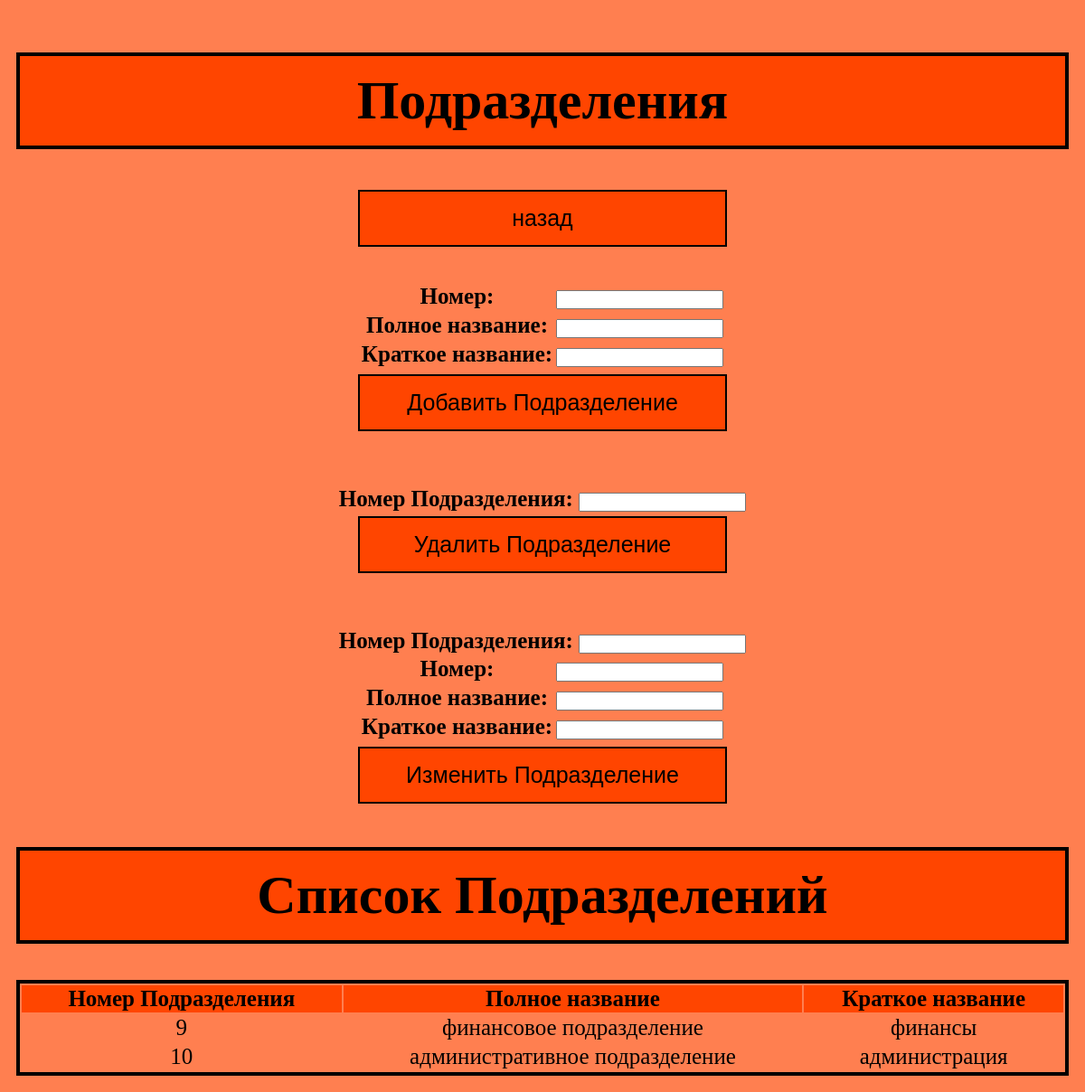
/division/, run on an earlier commit of the app's database.
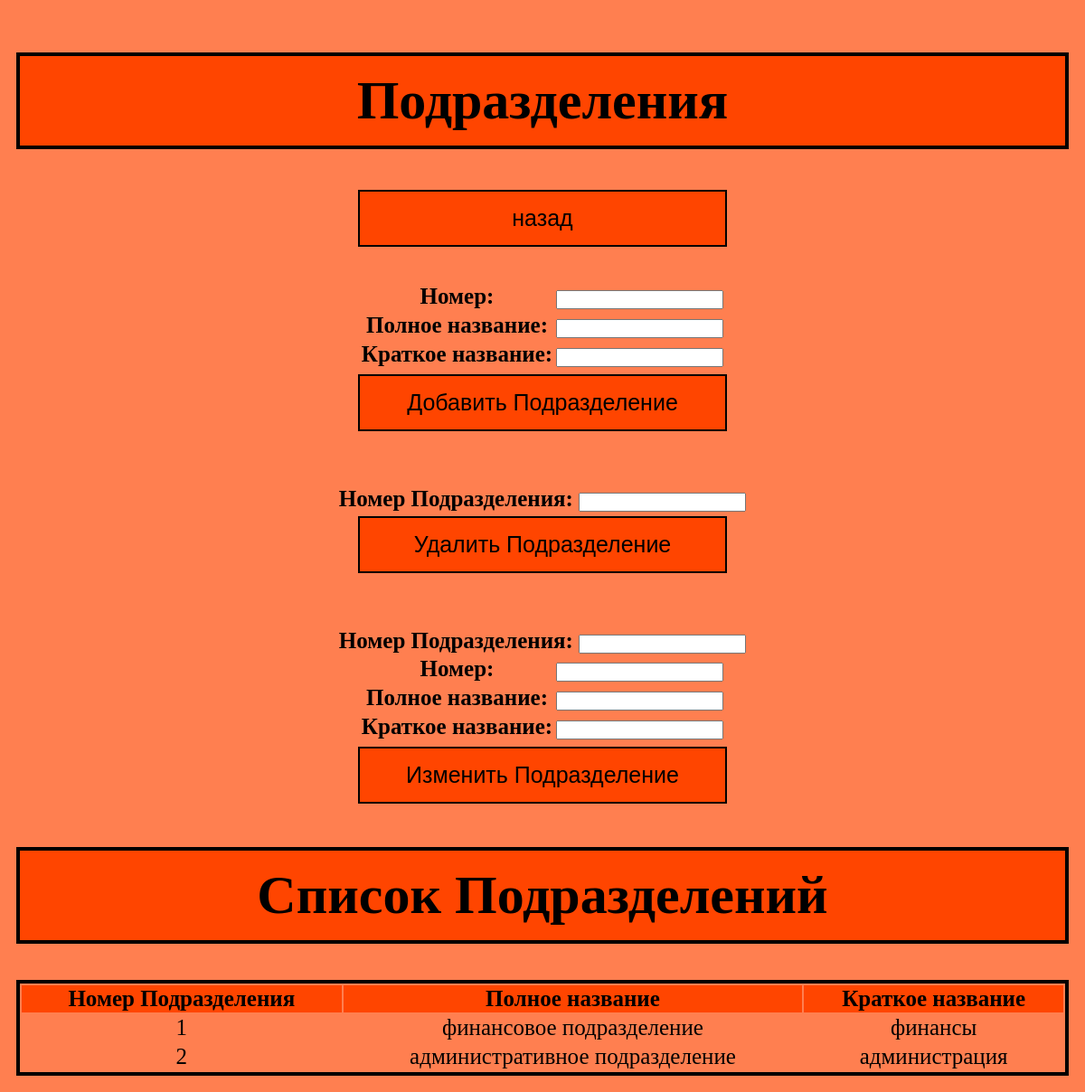
And on a later commit of the database.
### accounting/models.py (models this page shows)
class division(models.Model):
    id = models.IntegerField(primary_key=True)
    full_name = models.CharField(max_length=45)
    abbreviated_name = models.CharField(max_length=45)
    objects = models.Manager()

### accounting/views.py (the view)
# urls.py: path('division/', views.index_division, name='division'),
def index_division(request):
    form_ex = Adddivision()
    data = division.objects.all()
    return render(request, "accounting/Template_division.html", {"form":form_ex, "data_show":data})

### accounting/forms.py
class Adddivision(forms.Form):
    id = forms.IntegerField(label="Номер")
    full_name = forms.CharField(label="Полное название")
    abbreviated_name = forms.CharField(label="Краткое название")

### templates/accounting/Template_division.html (shortened to what this page needs)
<!DOCTYPE html>
<html>
<head>
</head>
<body class="container">
    <div id="header" >
        <h1 align="center">Подразделения</h1>
        <h3 align="center"><a href = "{% url 'home' %}"><button class = 'button'>назад</button></a></h3>
    </div>
<table  align="center">
    <tr>
        <th align="center" >
    <form method="POST" action="addb/">
        <table>
            {{ form }}
        </table>
        <input class="button" type="submit" value="Добавить Подразделение">
    </form>
    <br>
    <br>
    <form method="POST" action="delb/">
        <label> Номер Подразделения: </label>
        <input class = 'myfield' type= "number" name="delname" ><br>
        <input class="button" type= "submit" value="Удалить Подразделение">
    </form>
    <br>
    <br>
    <form method="POST" action="upb/">
        <label> Номер Подразделения: </label>
        <input class = 'myfield' type= "number" name="upname"><br>
        <table>
            {{ form }}
        </table>
        <input class="button" type= "submit" value="Изменить Подразделение">
    </form>
    </table>
    <th align="center" width="50%">
        <h1 align="center"> Список Подразделений</h1>
    <table>
    <tr>
    <form method="POST" action="show/">
        <table class='table'>
            <tr align="center" bgcolor="#FF4500">
                <th>Номер Подразделения</th>
                <th>Полное название</th>
                <th>Краткое название</th>
            </tr>
        {% for i in data_show %}
            <tr align="center">
                <td>{{ i.id }}</td>
                <td>{{ i.full_name }}</td>
                <td>{{ i.abbreviated_name }}</td>
            </tr>
        {% endfor %}
        </table>
    </form>
        </th>
</body>
</html>

### templates/accounting/Template_division.html (style rules this page uses)
.button { background-color: #FF4500; height: 63px; width: 408px; border: 2px solid black; padding: 15px 20px; text-align: center; font-size: 25px; margin: 5px 0px; }
body { background: #FF7F50 ; padding: 10px; background-repeat: no-repeat; font-size: 25px; }
h1 { border: 4px solid black; background: #FF4500; padding: 15px 20px; text-align: center; font-size: 60px; }
.table { border: 4px solid black; width: 100% }

What changed in the data, as far as the page shows it:
removed division: id "9", full_name "финансовое подразделение", abbreviated_name "финансы"
removed division: id "10", full_name "административное подразделение", abbreviated_name "администрация"
added division: id "1", full_name "финансовое подразделение", abbreviated_name "финансы"
added division: id "2", full_name "административное подразделение", abbreviated_name "администрация"
